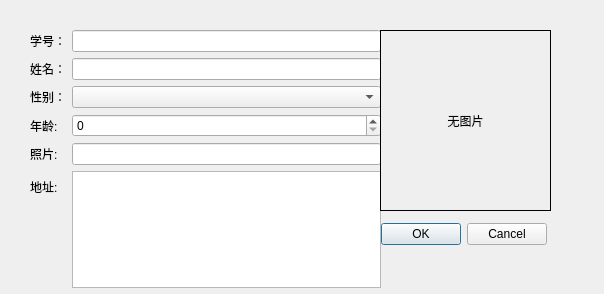
<?xml version="1.0" encoding="UTF-8"?>
<ui version="4.0">
 <class>UserInfoDlg</class>
 <widget class="QDialog" name="UserInfoDlg">
  <property name="geometry">
   <rect>
    <x>0</x>
    <y>0</y>
    <width>604</width>
    <height>294</height>
   </rect>
  </property>
  <property name="windowTitle">
   <string>Dialog</string>
  </property>
  <widget class="QDialogButtonBox" name="buttonBox">
   <property name="geometry">
    <rect>
     <x>380</x>
     <y>220</y>
     <width>167</width>
     <height>28</height>
    </rect>
   </property>
   <property name="orientation">
    <enum>Qt::Orientation::Horizontal</enum>
   </property>
   <property name="standardButtons">
    <set>QDialogButtonBox::StandardButton::Cancel|QDialogButtonBox::StandardButton::Ok</set>
   </property>
  </widget>
  <widget class="QWidget" name="formLayoutWidget">
   <property name="geometry">
    <rect>
     <x>30</x>
     <y>30</y>
     <width>351</width>
     <height>258</height>
    </rect>
   </property>
   <layout class="QFormLayout" name="formLayout">
    <item row="1" column="0">
     <widget class="QLabel" name="label">
      <property name="text">
       <string>姓名：</string>
      </property>
     </widget>
    </item>
    <item row="1" column="1">
     <widget class="QLineEdit" name="name"/>
    </item>
    <item row="2" column="0">
     <widget class="QLabel" name="label_2">
      <property name="text">
       <string>性别：</string>
      </property>
     </widget>
    </item>
    <item row="2" column="1">
     <widget class="QComboBox" name="gender">
      <property name="editable">
       <bool>false</bool>
      </property>
      <property name="currentText">
       <string/>
      </property>
      <property name="currentIndex">
       <number>-1</number>
      </property>
      <property name="placeholderText">
       <string/>
      </property>
      <property name="duplicatesEnabled">
       <bool>false</bool>
      </property>
     </widget>
    </item>
    <item row="3" column="0">
     <widget class="QLabel" name="label_3">
      <property name="text">
       <string>年龄:</string>
      </property>
     </widget>
    </item>
    <item row="3" column="1">
     <widget class="QSpinBox" name="age"/>
    </item>
    <item row="5" column="0">
     <widget class="QLabel" name="label_4">
      <property name="text">
       <string>地址:</string>
      </property>
     </widget>
    </item>
    <item row="5" column="1">
     <widget class="QTextEdit" name="address"/>
    </item>
    <item row="4" column="1">
     <widget class="QLineEdit" name="photo"/>
    </item>
    <item row="4" column="0">
     <widget class="QLabel" name="label_5">
      <property name="text">
       <string>照片:</string>
      </property>
     </widget>
    </item>
    <item row="0" column="0">
     <widget class="QLabel" name="label_6">
      <property name="text">
       <string>学号：</string>
      </property>
     </widget>
    </item>
    <item row="0" column="1">
     <widget class="QLineEdit" name="user_id"/>
    </item>
   </layout>
  </widget>
  <widget class="QLabel" name="img_preview">
   <property name="geometry">
    <rect>
     <x>380</x>
     <y>30</y>
     <width>171</width>
     <height>181</height>
    </rect>
   </property>
   <property name="frameShape">
    <enum>QFrame::Shape::Box</enum>
   </property>
   <property name="text">
    <string>无图片</string>
   </property>
   <property name="scaledContents">
    <bool>true</bool>
   </property>
   <property name="alignment">
    <set>Qt::AlignmentFlag::AlignCenter</set>
   </property>
  </widget>
 </widget>
 <resources/>
 <connections>
  <connection>
   <sender>buttonBox</sender>
   <signal>accepted()</signal>
   <receiver>UserInfoDlg</receiver>
   <slot>accept()</slot>
   <hints>
    <hint type="sourcelabel">
     <x>248</x>
     <y>254</y>
    </hint>
    <hint type="destinationlabel">
     <x>157</x>
     <y>274</y>
    </hint>
   </hints>
  </connection>
  <connection>
   <sender>buttonBox</sender>
   <signal>rejected()</signal>
   <receiver>UserInfoDlg</receiver>
   <slot>reject()</slot>
   <hints>
    <hint type="sourcelabel">
     <x>316</x>
     <y>260</y>
    </hint>
    <hint type="destinationlabel">
     <x>286</x>
     <y>274</y>
    </hint>
   </hints>
  </connection>
 </connections>
</ui>
